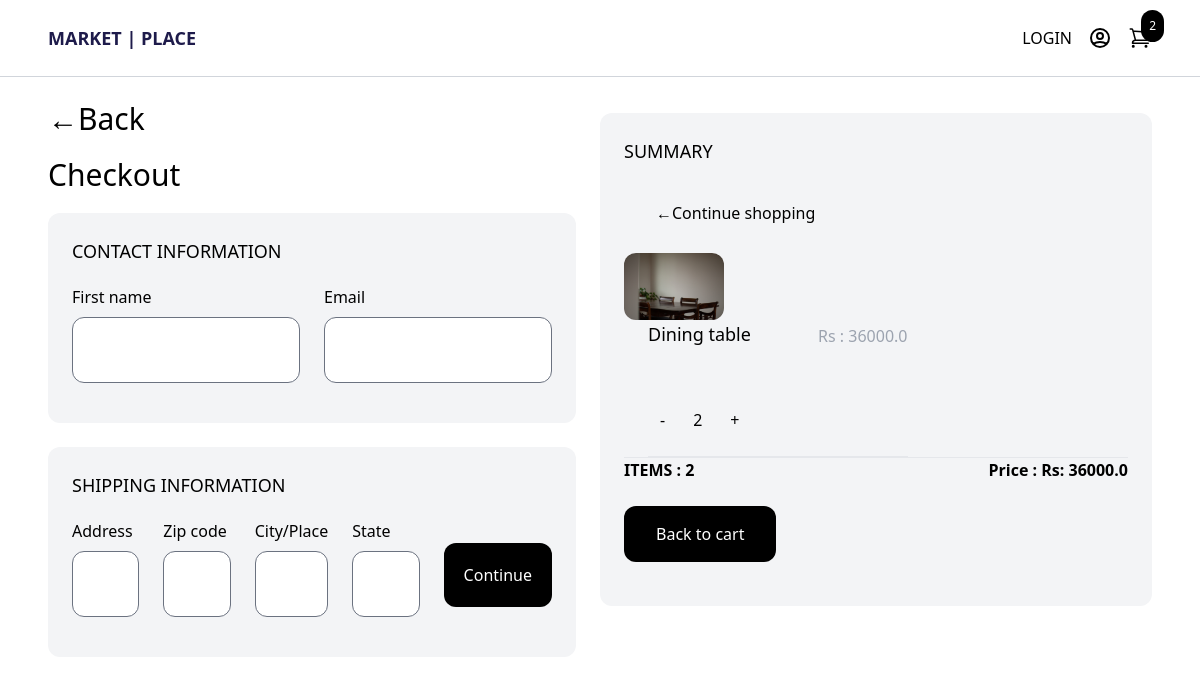
Screenshot of /checkout/ (signed in) with the database file from the repository.
### store/models.py (models this page shows, shortened)
class OrderItem(models.Model):
    product = models.ForeignKey(Product, on_delete=models.SET_NULL, blank=True, null=True)
    order = models.ForeignKey(Order, on_delete=models.SET_NULL, blank=True, null=True)
    quantity = models.IntegerField(default=0, null=True, blank=True)
    date_added = models.DateTimeField(auto_now_add=True)
    @property
    def get_total(self):
        total = self.product.price * self.quantity
        return total

class Product(models.Model):
    name = models.CharField(max_length=255, null=True)
    price = models.FloatField()
    digital = models.BooleanField(default=False, null=True, blank=True)
    image = models.ImageField(blank=True, null=True)

class Order(models.Model):
    customer = models.ForeignKey(Customer, on_delete=models.SET_NULL, blank=True, null=True)
    date_ordered = models.DateTimeField(auto_now_add=True)
    complete = models.BooleanField(default=False, null=True, blank=False)
    transaction_id = models.CharField(max_length=255, null=True)
    @property
    def shipping(self):
        shipping = False
        orderitems = self.orderitem_set.all()
        for i in orderitems:
            if i.product.digital == False:
                shipping = True
        return shipping
    @property
    def get_cart_total(self):
        orderitems = self.orderitem_set.all()
        total = sum([item.get_total for item in orderitems])
        return total
    @property
    def get_cart_items(self):
        orderitems = self.orderitem_set.all()
        total = sum([item.quantity for item in orderitems])
        return total

### store/views.py (the view)
# urls.py: path('checkout/',views.check_out, name="check_out"),
def check_out(request):
    if request.user.is_authenticated:
        customer = request.user.customer
        order, created = Order.objects.get_or_create(customer=customer, complete=False)
        items = order.orderitem_set.all()
        cartItems = order.get_cart_items
    else:
        items = []
        order = {'get_cart_total':0, 'get_cart_items':0, 'shipping': False}
        cartItems = order['get_cart_items']
    context = {'items': items, 'order': order, 'cartItems':cartItems}
    return render(request, 'store/check-out.html', context)

### store/templates/store/check-out.html (shortened to what this page needs)
{% extends 'store/main.html' %}
{% block content %}
<div class="max-w-6xl mx-auto flex flex-wrap items-start py-6 px-6 xl:px-0">
    <div class="products w-full lg:w-2/4 pr-6">
        <a href="{% url 'cart' %}"> <h1 class="mb-5 text-3xl"> &#x2190;Back</h1> </a>
        <h1 class="mb-5 text-3xl">Checkout</h1>
     <form id="form">
        <div class="w-full md:pr-6 mb-6 p-6 bg-gray-100 rounded-xl">
            <h2 class="mb-5 uppercase text-lg">contact information</h2>
            <div class="flex space-x-6">
                <div class="w-1/2 mb-4">
                    <label class="inline-block mb-2">First name</label>
                    <input name="name" type="text" class="w-full p-5 rounded-xl"  >
                </div>
                <div class="w-1/2 mb-4">
                    <label class="inline-block mb-2">Email</label>
                    <input name="email" type="email" class="w-full p-5 rounded-xl">
                </div>
            </div>
        </div>
        <div class="mb-6 p-6 bg-gray-100 rounded-xl"  id="shipping-info">
            <h2 class="mb-5 uppercase text-lg">Shipping information</h2>
            <div class="flex space-x-6">
                <div class="w-1/2 mb-4">
                    <label class="inline-block mb-2">Address</label>
                    <input name="address" type="text" class="w-full p-5 rounded-xl">
                </div>
                <div class="w-1/2 mb-4">
                    <label class="inline-block mb-2">Zip code</label>
                    <input name="zipcode" type="text" class="w-full p-5 rounded-xl">
                </div>
                <div class="w-1/2 mb-4">
                    <label class="inline-block mb-2">City/Place</label>
                    <input name="city" type="text" class="w-full p-5 rounded-xl">
                </div>
                <div class="w-1/2 mb-4">
                    <label class="inline-block mb-2">State</label>
                    <input name="state" type="text" class="w-full p-5 rounded-xl">
                </div>
                <div class="mb-4">
                    <input id="form-button" type="submit" value="Continue" class="w-full p-5 text-white bg-black rounded-xl">
                </div>
            </div>
        </div>
     </form>
    </div>
    <div class="summary w-full lg:w-2/4 p-6 bg-gray-100 rounded-xl mt-3 lg:ml-auto">
        <h2 class="uppercase text-lg mb-5">Summary</h2>
        <a href="{% url 'store' %}" class="inline-block px-8 py-4 rounded-xl  text-black">
            &#x2190;Continue shopping
        </a>
        {% for item in items %}
   <div class="products w-full lg:w-3/4">
    <a href="#" class="w-1/4">
        <img class="hover:shadow-lg rounded-xl mt-3 " src="{{ item.product.image.url }}" width="100px"></img>
    </a>
    <div class="w-3/4 pl-6">
        <div class="flex justify-between">
            <a href="#" class="text-lg"> {{ item.product.name }} </a>
            <span class="mb-6 pt-1 text-gray-400">Rs : {{ item.get_total }}</span>
        </div>
        <div class="quantity mt-6 flex items-center space-x-4 mb-3 ">
            <a class="p-3 bg-gray-100 update-cart" data-product="{{item.product.id}}" data-action="remove">-</a>
            <span>{{ item.quantity }}</span>
            <a class="p-3 bg-gray-100 update-cart" data-product="{{item.product.id}}" data-action="add" >+</a>
        </div>
        <hr>
    </div>
</div>
   {% endfor %}
   <hr>
        <div class="mb-6 flex justify-between">
            <span class="font-semibold">ITEMS : {{ order.get_cart_items }}</span>
            <span class="font-semibold">Price : Rs: {{ order.get_cart_total }}</span>
        </div>
        <a href="{% url 'cart' %}"  class="inline-block px-8 py-4 mb-5 rounded-xl bg-black hover:bg-gray-700 text-white"> Back to cart </a>
    </div>
</div>
{% endblock %}

### rows the page displays
OrderItem: product.image (picture), product.name "Dining table", get_total "36000.0", quantity "2"
Order: get_cart_items "2", get_cart_total "36000.0"

### other values shown
{{ cartItems }} "2"
